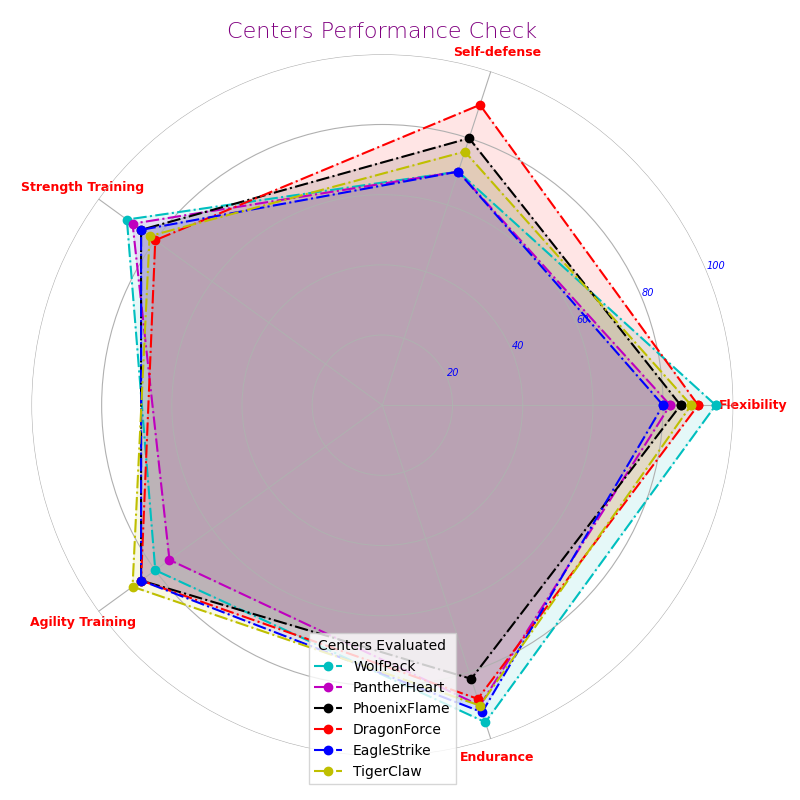

The script that drew this image:
import numpy as np
import matplotlib.pyplot as plt
from math import pi

centers = ['WolfPack', 'PantherHeart', 'PhoenixFlame', 'DragonForce', 'EagleStrike', 'TigerClaw']
parameters = ['Flexibility', 'Self-defense', 'Strength Training', 'Agility Training', 'Endurance']

data = np.array([
    [95, 70, 90, 80, 95],
    [82, 70, 88, 75, 90],
    [85, 80, 85, 85, 82],
    [90, 90, 80, 85, 88],
    [80, 70, 85, 85, 92],
    [88, 76, 82, 88, 90]
])

num_vars = len(parameters)
angles = np.linspace(0, 2 * pi, num_vars, endpoint=False).tolist()
angles += angles[:1]

fig, ax = plt.subplots(figsize=(8, 8), subplot_kw=dict(polar=True))

def plot_center(data, color, label):
    values = data.tolist()
    values += values[:1]
    ax.plot(angles, values, linewidth=1.5, linestyle='dashdot', color=color, marker='o', label=label)
    ax.fill(angles, values, color=color, alpha=0.1)

colors = ['c', 'm', 'k', 'r', 'b', 'y']

for idx, center_data in enumerate(data):
    plot_center(center_data, colors[idx], centers[idx])

plt.xticks(angles[:-1], parameters, color='red', size=9, fontweight='heavy')

plt.yticks([20, 40, 60, 80, 100], ["20", "40", "60", "80", "100"], color="blue", size=7, fontstyle='italic')
plt.ylim(0, 100)

plt.title('Centers Performance Check', size=16, color='purple', weight='light', position=(0.5, 1.1))

plt.legend(loc='lower center', bbox_to_anchor=(0.5, -0.05), title='Centers Evaluated', fancybox=False)

ax.spines['polar'].set_visible(False)

plt.tight_layout()
plt.show()
